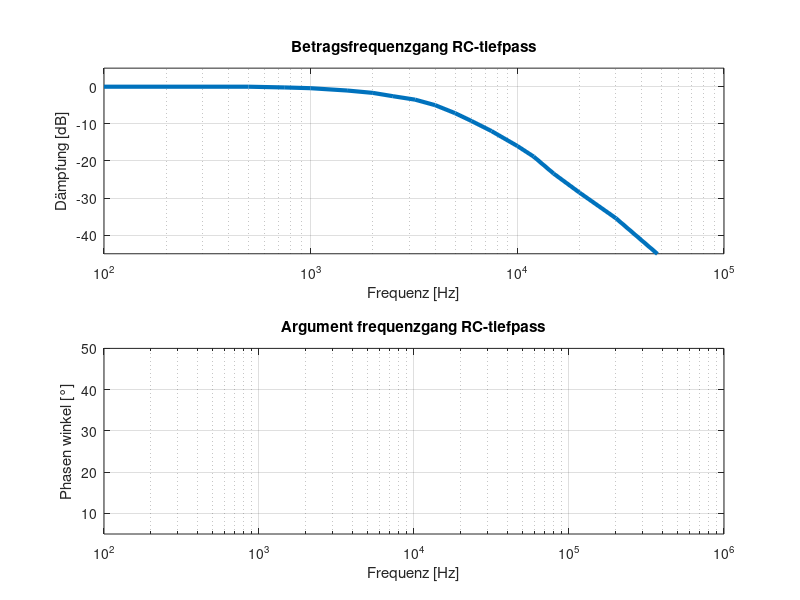

The MATLAB source for this figure:
%% gemessene werte
f = [100,500,750,1000,1500,2000,2500,3200,4000,5000,6000,7500,10000,12000,15000,20000,30000,50000];
Quot = [1,1,0.99,0.98,0.95,0.92,0.88,0.84,0.78,0.70,0.63,0.55,0.45,0.39,0.31,0.24,0.17,0.10];

%% berechnung der Amplitudengang in dezibel und Phasenwinkel
amp = 20*log(Quot);
phi = atand(Quot);
fg = 5000; % in hz
R = 1003;           % [Ohm]
tr = 120.9e-6;      % [s] Anstiegszeit
tau = 0.455*tr;     % [s]   Zeitkonstante
fg = 0.70;          %[Hz] Grenzfrequenz
C = tau/R;          %[F] Kapazität

% Betrag des Frequenzgangs
G_RC = @(w) 1./sqrt(1+(w*tau).^2)


%% graphique
figure(1)
set(gcf,'units','normalized','position',[0.3 0.05,0.6,0.85])
clf

%% Amplitudengangsdiagramm
h1 = subplot(2,1,1);
set(h1,'position', [0.08,0.56,0.88,0.4]);
set(h1,'fontsize',12)
Ad = plot(f,amp,'linewidth', 3);
set(h1,'xscale','log');
xlabel('Frequenz [Hz]')
set(h1,'ylim', [-45 5]);
grid on
title('Betragsfrequenzgang RC-tiefpass')
%hold (h1, 'on')
%fminmax = get(h1,'xlim');
%plot(fminmax,[-3, -3],'k--')
%gminmax = get(h1,'ylim');
%plot([fg,fg],gminmax,'k--')
ylabel('Dämpfung [dB]')
%hold (h1, 'off')

%% Phasenwinkel
h2 = subplot(2,1,2);
set(h2,'position', [0.08,0.08,0.88,0.4]);
set(h2,'fontsize',12)
f = logspace(2,6,1000);
hb = semilogx(f, 20*log10(G_RC(2*pi*f)),'linewidth',2);
grid
%get(h2);
set(h2,'xscale','log');
set(h2,'ylim', [5 50]);
ylabel('Phasen winkel [°]')
xlabel('Frequenz [Hz]')
grid on
title('Argument frequenzgang RC-tiefpass')